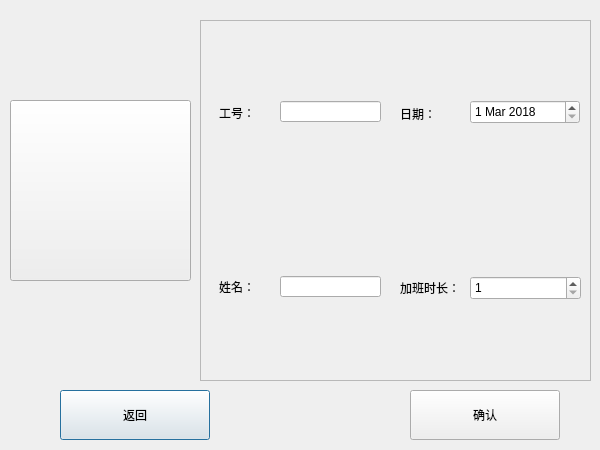
<?xml version="1.0" encoding="UTF-8"?>
<ui version="4.0">
 <class>JBGL_M</class>
 <widget class="QDialog" name="JBGL_M">
  <property name="enabled">
   <bool>true</bool>
  </property>
  <property name="geometry">
   <rect>
    <x>0</x>
    <y>0</y>
    <width>600</width>
    <height>450</height>
   </rect>
  </property>
  <property name="minimumSize">
   <size>
    <width>600</width>
    <height>450</height>
   </size>
  </property>
  <property name="maximumSize">
   <size>
    <width>600</width>
    <height>450</height>
   </size>
  </property>
  <property name="windowTitle">
   <string>JBGL</string>
  </property>
  <widget class="QFrame" name="frame">
   <property name="geometry">
    <rect>
     <x>200</x>
     <y>20</y>
     <width>391</width>
     <height>361</height>
    </rect>
   </property>
   <property name="frameShape">
    <enum>QFrame::StyledPanel</enum>
   </property>
   <property name="frameShadow">
    <enum>QFrame::Raised</enum>
   </property>
   <widget class="QWidget" name="verticalLayoutWidget">
    <property name="geometry">
     <rect>
      <x>19</x>
      <y>9</y>
      <width>61</width>
      <height>341</height>
     </rect>
    </property>
    <layout class="QVBoxLayout" name="verticalLayout">
     <item>
      <widget class="QLabel" name="label">
       <property name="text">
        <string>工号：</string>
       </property>
      </widget>
     </item>
     <item>
      <widget class="QLabel" name="label_2">
       <property name="text">
        <string>姓名：</string>
       </property>
      </widget>
     </item>
    </layout>
   </widget>
   <widget class="QWidget" name="verticalLayoutWidget_2">
    <property name="geometry">
     <rect>
      <x>200</x>
      <y>10</y>
      <width>67</width>
      <height>341</height>
     </rect>
    </property>
    <layout class="QVBoxLayout" name="verticalLayout_2">
     <item>
      <widget class="QLabel" name="label_3">
       <property name="text">
        <string>日期：</string>
       </property>
      </widget>
     </item>
     <item>
      <widget class="QLabel" name="label_8">
       <property name="text">
        <string>加班时长：</string>
       </property>
      </widget>
     </item>
    </layout>
   </widget>
   <widget class="QLineEdit" name="GH_L">
    <property name="geometry">
     <rect>
      <x>80</x>
      <y>81</y>
      <width>101</width>
      <height>21</height>
     </rect>
    </property>
   </widget>
   <widget class="QLineEdit" name="XM_L">
    <property name="geometry">
     <rect>
      <x>80</x>
      <y>256</y>
      <width>101</width>
      <height>21</height>
     </rect>
    </property>
   </widget>
   <widget class="QDateEdit" name="RQ_E">
    <property name="geometry">
     <rect>
      <x>270</x>
      <y>80</y>
      <width>110</width>
      <height>24</height>
     </rect>
    </property>
    <property name="date">
     <date>
      <year>2018</year>
      <month>3</month>
      <day>1</day>
     </date>
    </property>
   </widget>
   <widget class="QSpinBox" name="JB_Box">
    <property name="geometry">
     <rect>
      <x>270</x>
      <y>256</y>
      <width>111</width>
      <height>24</height>
     </rect>
    </property>
    <property name="minimum">
     <number>1</number>
    </property>
    <property name="maximum">
     <number>9</number>
    </property>
   </widget>
  </widget>
  <widget class="QPushButton" name="Cancal">
   <property name="geometry">
    <rect>
     <x>60</x>
     <y>390</y>
     <width>150</width>
     <height>50</height>
    </rect>
   </property>
   <property name="styleSheet">
    <string notr="true">font: 75 14pt &quot;Heiti SC&quot;;</string>
   </property>
   <property name="text">
    <string>返回</string>
   </property>
  </widget>
  <widget class="QPushButton" name="Photo_B">
   <property name="geometry">
    <rect>
     <x>10</x>
     <y>100</y>
     <width>181</width>
     <height>181</height>
    </rect>
   </property>
   <property name="text">
    <string/>
   </property>
  </widget>
  <widget class="QPushButton" name="Sure">
   <property name="geometry">
    <rect>
     <x>410</x>
     <y>390</y>
     <width>150</width>
     <height>50</height>
    </rect>
   </property>
   <property name="text">
    <string>确认</string>
   </property>
  </widget>
 </widget>
 <resources/>
 <connections/>
</ui>
